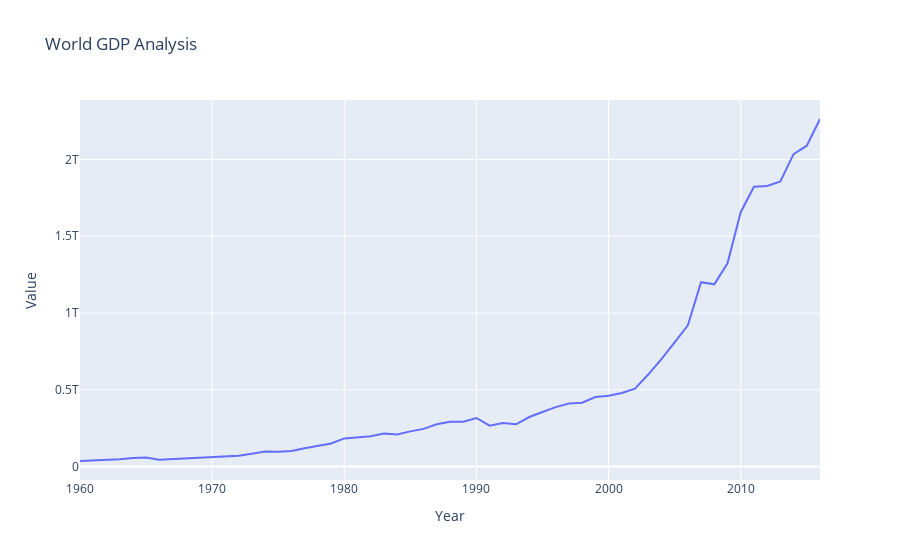

Notebook cell for this chart:
### Code cell
df3=df[df["Country Name"]=='India']
fig=px.line(df3,x="Year",y="Value",title="World GDP Analysis")
fig
